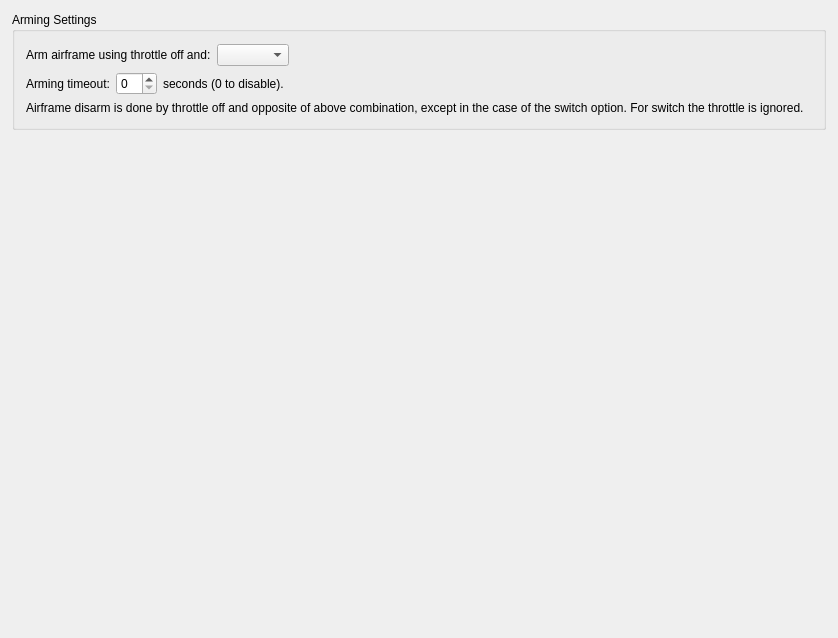
         <widget class="QWidget" name="scrollAreaWidgetContents_2">
          <property name="geometry">
           <rect>
            <x>0</x>
            <y>0</y>
            <width>838</width>
            <height>638</height>
           </rect>
          </property>
          <layout class="QVBoxLayout" name="verticalLayout_2">
           <property name="leftMargin">
            <number>12</number>
           </property>
           <property name="topMargin">
            <number>12</number>
           </property>
           <property name="rightMargin">
            <number>12</number>
           </property>
           <property name="bottomMargin">
            <number>12</number>
           </property>
           <item>
            <widget class="QGroupBox" name="groupBox_6">
             <property name="title">
              <string>Arming Settings</string>
             </property>
             <layout class="QVBoxLayout" name="verticalLayout_7">
              <property name="leftMargin">
               <number>11</number>
              </property>
              <property name="topMargin">
               <number>12</number>
              </property>
              <property name="rightMargin">
               <number>12</number>
              </property>
              <property name="bottomMargin">
               <number>12</number>
              </property>
              <item>
               <layout class="QHBoxLayout" name="horizontalLayout">
                <item>
                 <widget class="QLabel" name="label_17">
                  <property name="font">
                   <font>
                    <weight>50</weight>
                    <bold>false</bold>
                   </font>
                  </property>
                  <property name="text">
                   <string>Arm airframe using throttle off and:</string>
                  </property>
                 </widget>
                </item>
                <item>
                 <widget class="QComboBox" name="armControl">
                  <property name="focusPolicy">
                   <enum>Qt::StrongFocus</enum>
                  </property>
                  <property name="toolTip">
                   <string>Indicate the control used for arming the airframe, in addition to setting the throttle to its minimum position. In other terms &quot;Throttle Off&quot;.</string>
                  </property>
                 </widget>
                </item>
                <item>
                 <spacer name="horizontalSpacer">
                  <property name="orientation">
                   <enum>Qt::Horizontal</enum>
                  </property>
                  <property name="sizeHint" stdset="0">
                   <size>
                    <width>40</width>
                    <height>20</height>
                   </size>
                  </property>
                 </spacer>
                </item>
               </layout>
              </item>
              <item>
               <layout class="QHBoxLayout" name="horizontalLayout_2">
                <item>
                 <widget class="QLabel" name="label_18">
                  <property name="text">
                   <string>Arming timeout:</string>
                  </property>
                 </widget>
                </item>
                <item>
                 <widget class="QSpinBox" name="armTimeout">
                  <property name="focusPolicy">
                   <enum>Qt::StrongFocus</enum>
                  </property>
                  <property name="toolTip">
                   <string>After the time indicated here, the frame go back to disarmed state.
Set to 0 to disable (recommended for soaring fixed wings).</string>
                  </property>
                  <property name="maximum">
                   <number>64</number>
                  </property>
                 </widget>
                </item>
                <item>
                 <widget class="QLabel" name="label_19">
                  <property name="text">
                   <string>seconds (0 to disable).</string>
                  </property>
                 </widget>
                </item>
                <item>
                 <spacer name="horizontalSpacer_2">
                  <property name="orientation">
                   <enum>Qt::Horizontal</enum>
                  </property>
                  <property name="sizeHint" stdset="0">
                   <size>
                    <width>40</width>
                    <height>20</height>
                   </size>
                  </property>
                 </spacer>
                </item>
               </layout>
              </item>
              <item>
               <widget class="QLabel" name="label_3">
                <property name="text">
                 <string>Airframe disarm is done by throttle off and opposite of above combination, except in the case of the switch option. For switch the throttle is ignored.</string>
                </property>
                <property name="wordWrap">
                 <bool>true</bool>
                </property>
               </widget>
              </item>
             </layout>
            </widget>
           </item>
           <item>
            <spacer name="verticalSpacer">
             <property name="orientation">
              <enum>Qt::Vertical</enum>
             </property>
             <property name="sizeHint" stdset="0">
              <size>
               <width>20</width>
               <height>467</height>
              </size>
             </property>
            </spacer>
           </item>
          </layout>
         </widget>
